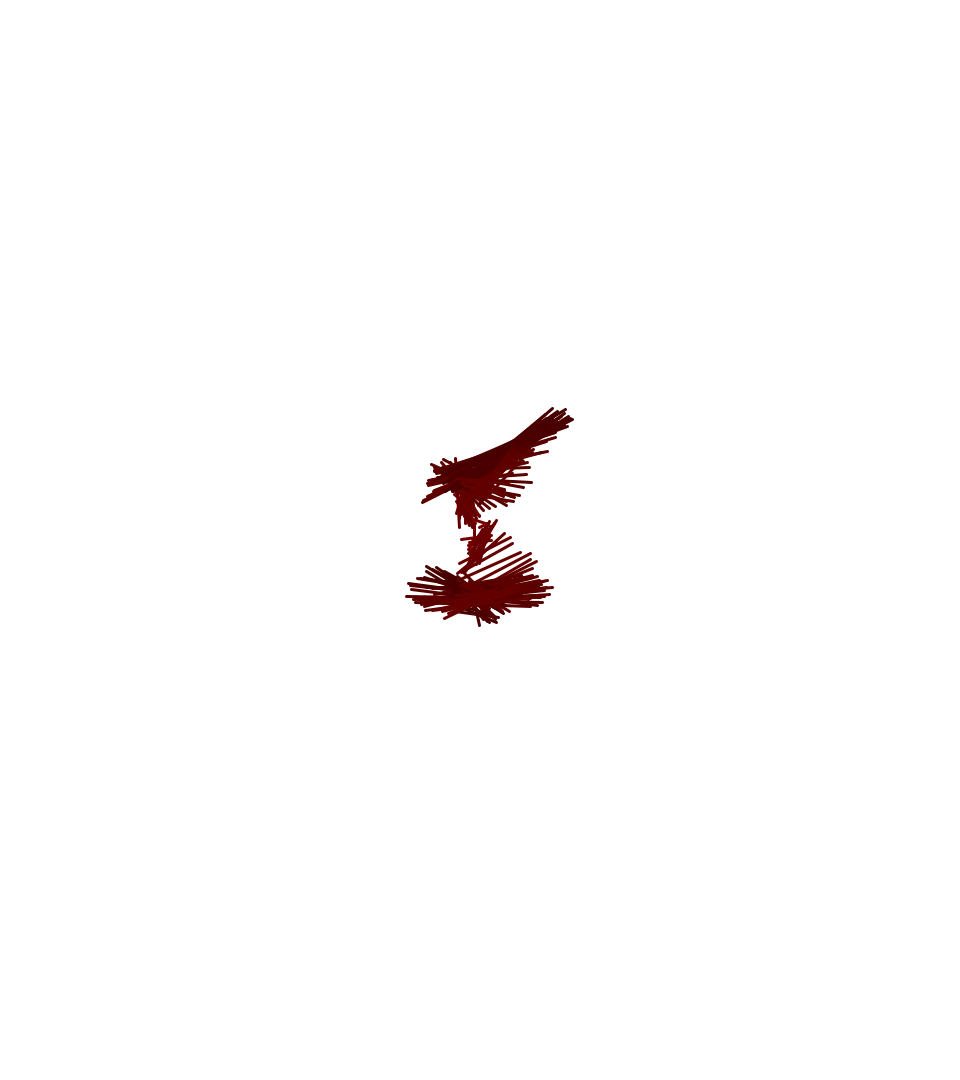
Frame 1 (no input)
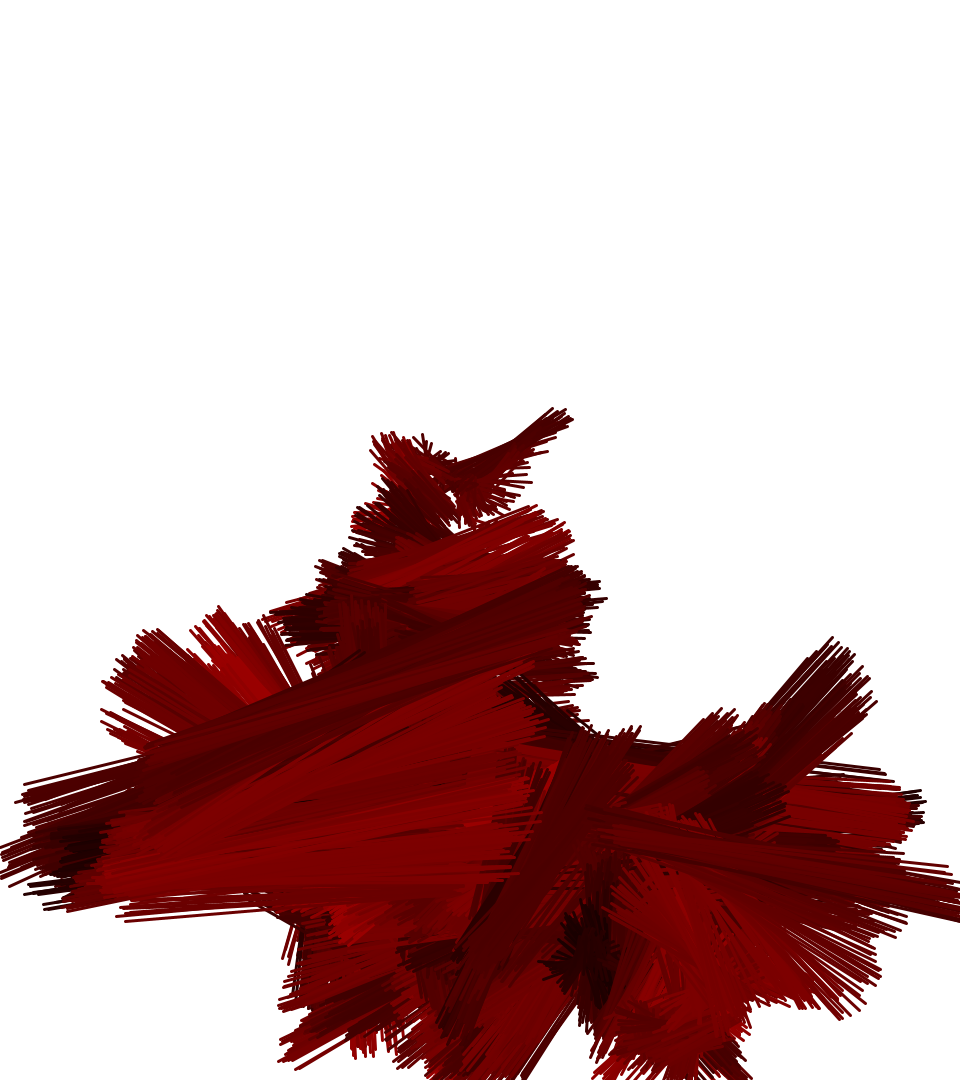
Frame 60 (the mouse pressed at the canvas centre just before this capture)
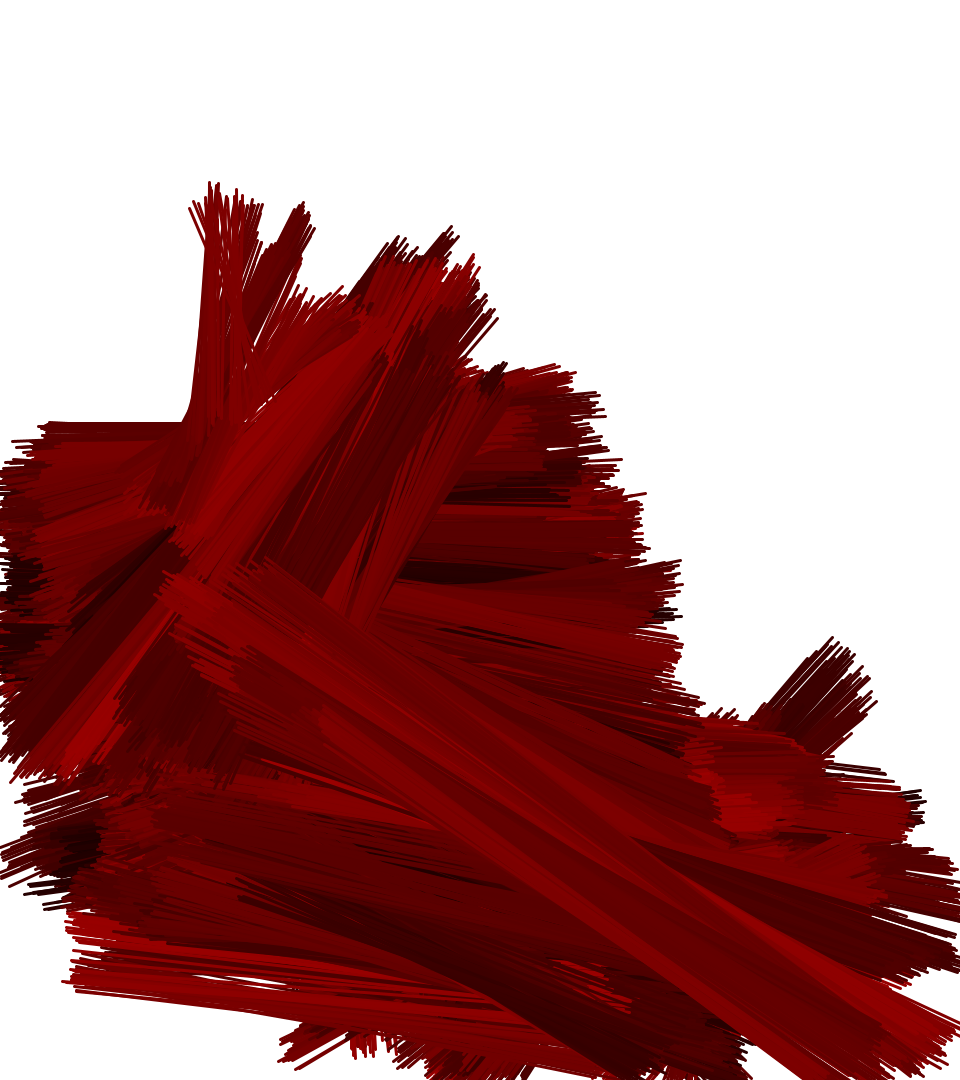
Frame 120 (the mouse held since frame 60 and released just before this capture)

The Processing sketch that drew these frames (run headless with seeded random() and noise(); from frame 60 on, the mouse is pressed at the canvas centre):

// Processing sketch: pintura_cool
// ── pintura_cool.pde


randonWalker rLine1,rLine2;

void setup() {
    size(960,1080);
    surface.setLocation(957,0);
    background(#ffffff);
    stroke(40);
    strokeWeight(3);
    rLine1= new randonWalker(10,10);
    rLine2= new randonWalker(10,10);
}

void draw() {
    for(int n=0;n<100;n++){
        rLine1.update();    
        rLine2.update();    
    }    
}

class randonWalker{
    float x1,y1,x2,y2;
    float xStep = 10, yStep = 10;
    float roff, red;

    randonWalker(float xStep_, float yStep_){
        xStep=xStep_;
        yStep=yStep_;

        x1 = width/2;
        y1 = height/2;
        x2 = width/2;
        y2 = height/2;
    }
        randonWalker(){
        x1 = width/2;
        y1 = height/2;
        x2 = width/2;
        y2 = height/2;
    }

    void update(){
        x1+=random(-xStep, xStep);
        y1+=random(-yStep, yStep);
        x2+=random(-xStep, xStep);
        y2+=random(-yStep, yStep);

        x1=constrain(x1,0, width);
        y1=constrain(y1,0, height);
        x2=constrain(x2,0, width);
        y2=constrain(y2,0, height);

        roff+=0.01;
        red=noise(roff)*200;
        stroke(red,0,0);
        line(x1, y1, x2, y2);
    }
}
